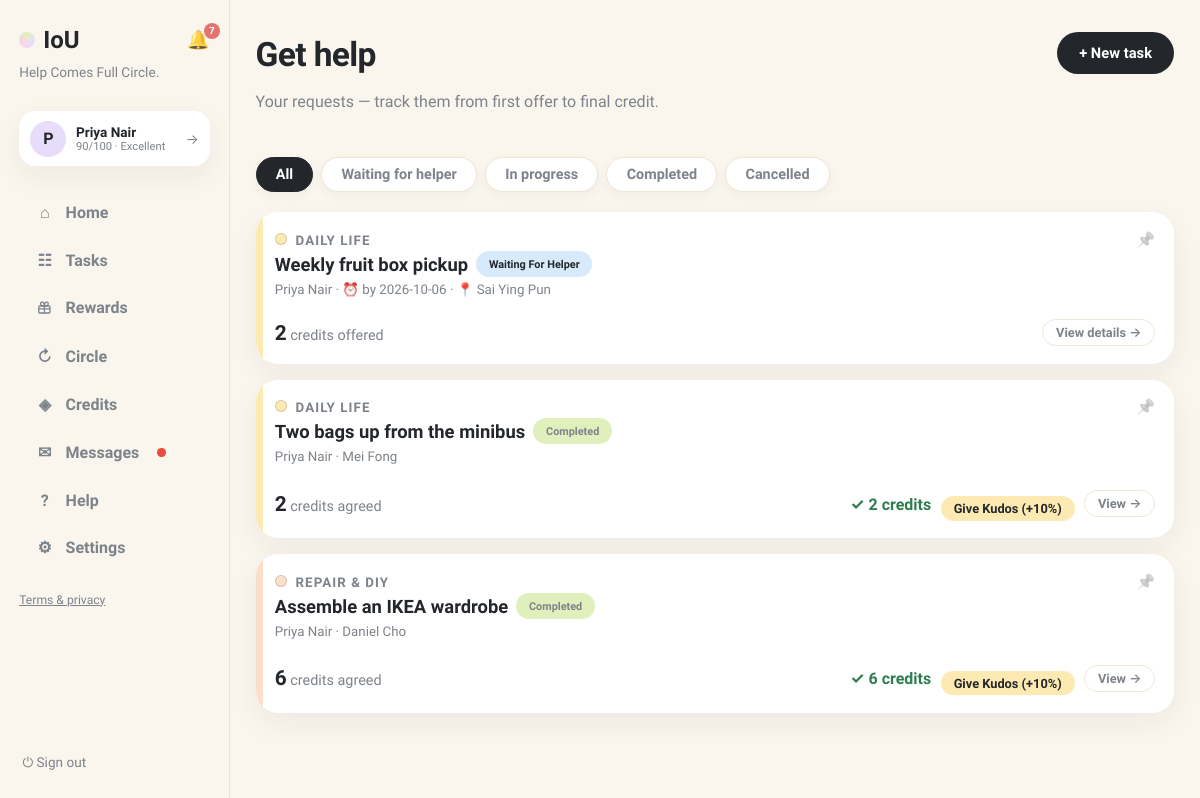
Page /my-posts (signed in) on the committed database.
### tables this page shows
CREATE TABLE users (
                id INTEGER PRIMARY KEY, name TEXT NOT NULL, email TEXT UNIQUE NOT NULL,
                password TEXT NOT NULL, balance INTEGER NOT NULL DEFAULT 0,
                held_balance INTEGER NOT NULL DEFAULT 0,
                is_moderator INTEGER NOT NULL DEFAULT 0
            , language TEXT NOT NULL DEFAULT 'en', address TEXT, district TEXT, hkid TEXT, address_id TEXT, age INTEGER, birthday TEXT, skills TEXT NOT NULL DEFAULT '', community_helper INTEGER NOT NULL DEFAULT 0, created_at TEXT, consent_analytics INTEGER NOT NULL DEFAULT 0, reliability INTEGER NOT NULL DEFAULT 60, account_status TEXT NOT NULL DEFAULT 'active', analytics_consent INTEGER NOT NULL DEFAULT 0, username TEXT, bio TEXT, verification_identity TEXT NOT NULL DEFAULT 'unverified', verification_neighbourhood TEXT NOT NULL DEFAULT 'unverified', vis_photo INTEGER NOT NULL DEFAULT 1, vis_neighbourhood INTEGER NOT NULL DEFAULT 1, vis_skills INTEGER NOT NULL DEFAULT 1, vis_bio INTEGER NOT NULL DEFAULT 1, vis_completed INTEGER NOT NULL DEFAULT 1, vis_circle INTEGER NOT NULL DEFAULT 1, circle_enabled INTEGER NOT NULL DEFAULT 1, circle_notifications INTEGER NOT NULL DEFAULT 1, circle_community_only INTEGER NOT NULL DEFAULT 0, circle_max_distance_km REAL NOT NULL DEFAULT 2.0, circle_availability TEXT NOT NULL DEFAULT '');

CREATE TABLE requests (
                id INTEGER PRIMARY KEY, title TEXT NOT NULL, description TEXT NOT NULL,
                category TEXT NOT NULL, requester_id INTEGER NOT NULL,
                status TEXT NOT NULL DEFAULT 'open', provider_id INTEGER,
                requester_value INTEGER, requester_buffer INTEGER,
                provider_value INTEGER, provider_buffer INTEGER,
                agreed_value INTEGER, negotiation_deadline TEXT,
                effort_minutes INTEGER, complexity INTEGER, quality_score INTEGER,
                completed_at TEXT,
                created_at TEXT NOT NULL, location TEXT, needed_by TEXT, urgency TEXT, meetup_date TEXT, meetup_time TEXT, meetup_location TEXT, preferred_time TEXT, completion_note TEXT, completion_evidence TEXT, confirm_requester INTEGER NOT NULL DEFAULT 0, confirm_provider INTEGER NOT NULL DEFAULT 0, started_at TEXT, provider_completed_at TEXT, requester_confirmed_at TEXT, release_at TEXT, proof_path TEXT, proof_status TEXT, dispute_eligible INTEGER NOT NULL DEFAULT 1, dispute_window_days INTEGER NOT NULL DEFAULT 3, settlement_value INTEGER, circle_id INTEGER, cancel_requested_by INTEGER, cancel_reason TEXT, cancel_compensation INTEGER NOT NULL DEFAULT 0, evidence_required INTEGER NOT NULL DEFAULT 1, duration_minutes INTEGER NOT NULL DEFAULT 0, community_id INTEGER, visibility TEXT NOT NULL DEFAULT 'public', reservation_status TEXT NOT NULL DEFAULT 'public', selected_by_user_id INTEGER, was_ever_reserved INTEGER NOT NULL DEFAULT 0,
                FOREIGN KEY(requester_id) REFERENCES users(id),
                FOREIGN KEY(provider_id) REFERENCES users(id)
            );

### app.py (the view)
@app.get("/my-posts", response_class=HTMLResponse)
def my_posts(request: Request):
    user = current_user(request)
    if not user:
        return RedirectResponse("/login", status_code=303)
    with db() as connection:
        requests, recommendations = load_board(connection)
        pinned_ids = {row["request_id"] for row in connection.execute(
            "SELECT request_id FROM pins WHERE user_id=?", (user["id"],)).fetchall()}
        mine = [item for item in requests if item["requester_id"] == user["id"]]
        mine.sort(key=lambda i: i["id"] not in pinned_ids)
        my_open = [item for item in mine if item["status"] == "open"]
        my_active = [item for item in mine if item["status"] not in ("completed", "resolved", "open", "cancelled")]
        my_cancelled = [item for item in mine if item["status"] == "cancelled"]
        my_completed = [item for item in mine if item["status"] in ("completed", "resolved")]
        history = load_history(connection, user["id"])
        disputes = load_disputes(connection)
    return render(
        request,
        "my_posts.html",
        page="posts",
        my_open=my_open,
        my_active=my_active,
        my_cancelled=my_cancelled,
        my_completed=my_completed,
        history=history,
        disputes=disputes,
        recommendations=recommendations,
        pinned_ids=pinned_ids,
        task_categories=TASK_CATEGORIES,
    )

### templates/my_posts.html (shortened to what this page needs)
{% extends "base.html" %}
{% block content %}
<header class="page-head">
  <div>
    <h1>Get help</h1>
    <p class="muted">Your requests — track them from first offer to final credit.</p>
  </div>
  <a class="btn-primary" href="/new-request">+ New task</a>
</header>
<div class="tabs" id="tabs">
  <button class="tab active" data-tab="all">All</button>
  <button class="tab" data-tab="open">Waiting for helper</button>
  <button class="tab" data-tab="active">In progress</button>
  <button class="tab" data-tab="done">Completed</button>
  <button class="tab" data-tab="cancelled">Cancelled</button>
</div>
<div class="card-list" id="post-list">
  {% for item in my_open %}<div class="post-item" data-group="open">{% include "manage_card.html" %}</div>{% endfor %}
  {% for item in my_completed %}<div class="post-item" data-group="done">{% include "manage_card.html" %}</div>{% endfor %}
</div>
{% endblock %}

### templates/base.html (shortened to what this page needs)
<!doctype html>
<html lang="en"><head><link rel="stylesheet" href="/static/style.css"></head>
<body class="app-body">
<nav class="sidebar">
  <div class="brand-row">
    <a class="brand" href="/"><span class="brand-dot"></span>IoU</a>
    {% if user %}
    <a class="bell {% if page == 'notifications' %}active{% endif %}" href="/notifications" title="Notifications">🔔{% if unread_notifs or unread_msgs %}<span class="bell-badge">{{ (unread_notifs or 0) + (unread_msgs or 0) }}</span>{% endif %}</a>
    {% endif %}
  </div>
  <p class="brand-tag">Help Comes Full Circle.</p>
  {% if user %}
  <a class="side-user" href="/profile" title="Your profile">
    <div class="avatar">{{ user.name[0] }}</div>
    {% set sc = user.reliability if user.reliability is not none else 60 %}
    {% set lab = 'Suspended' if sc <= 0 else ('Restricted' if sc < 30 else ('Limited' if sc < 60 else ('Strong' if sc < 80 else 'Excellent'))) %}
    <div class="sidebar-user-meta"><b>{{ user.name }}</b>
      <small>{{ sc }}/100 · {{ lab }}</small>
    </div>
    <span class="side-user-arrow">→</span>
  </a>
  <div class="nav-links">
    <a class="nav-link {% if page == 'home' %}active{% endif %}" href="/"><span class="nav-ico">⌂</span>Home</a>
    <a class="nav-link {% if page == 'browse' %}active{% endif %}" href="/browse"><span class="nav-ico">☷</span>Tasks</a>
    <a class="nav-link " href="/rewards"><span class="nav-ico"></span>Rewards</a>
    <a class="nav-link {% if page == 'circle' %}active{% endif %}" href="/chain-invitations"><span class="nav-ico">↻</span>Circle{% if circle_pending %}<span class="unread-dot"></span>{% endif %}</a>
    <a class="nav-link {% if page == 'credits' %}active{% endif %}" href="/history"><span class="nav-ico">◈</span>Credits</a>
    <a class="nav-link {% if page == 'messages' %}active{% endif %}" href="/messages"><span class="nav-ico">✉</span>Messages{% if unread_msgs %}<span class="unread-dot"></span>{% endif %}</a>
    <a class="nav-link {% if page == 'help' %}active{% endif %}" href="/help"><span class="nav-ico">?</span>Help</a>
    <a class="nav-link {% if page == 'account' %}active{% endif %}" href="/account"><span class="nav-ico">⚙</span>Settings</a>
  </div>
  <p class="nav-footer"><a href="/legal">Terms &amp; privacy</a></p>
  <form method="post" action="/logout" class="side-logout"><button class="link-button" title="Sign out">⏻ Sign out</button></form>
  {% else %}
  <div class="nav-links">
    <a class="nav-link" href="/login"><span class="nav-ico">→</span>Sign in</a>
    <a class="nav-link" href="/register"><span class="nav-ico">＋</span>Create account</a>
  </div>
  <p class="nav-footer"><a href="/legal">Terms &amp; privacy</a></p>
  {% endif %}
</nav>
<main class="content {% block content_class %}{% endblock %}">{% block content %}{% endblock %}</main>
</body></html>

### templates/manage_card.html (shortened to what this page needs)
<article class="card request-card browse-card manage-card cat-{{ item.category|slug }}">
  <div class="row">
    <div class="card-head">
      <span class="cat-dot cat-{{ item.category|slug }}"></span>
      <small class="cat-name">{{ item.category }}</small>
      <h2><a class="title-link" href="/requests/{{ item.id }}">{{ item.title }}</a>
        <span class="status s-{{ item.status }}">{{ status_labels[item.status] if status_labels is defined and item.status in status_labels else item.status.replace('_',' ') }}</span>
      </h2>
      <small class="muted browse-meta">
        {{ item.requester_name }}{% if item.provider_name %} · {{ item.provider_name }}{% endif %}
        {% if item.preferred_time %} · 🕒 {{ item.preferred_time|replace('T',' ') }}{% elif item.needed_by %} · ⏰ by {{ item.needed_by }}{% endif %}
        {% if item.location %} · 📍 {{ item.location }}{% endif %}
      </small>
    </div>
    <div class="badge-col">
      {% if pinned_ids is defined %}
      <form method="post" action="/requests/{{ item.id }}/pin" class="pin-form"><button class="pin-btn " title="{% if item.id in pinned_ids %}Unpin{% else %}Pin to top{% endif %}">📌</button></form>
      {% endif %}
    </div>
  </div>
  <div class="card-cta manage-cta">
    <span class="browse-offer manage-credits">
      {% if item.agreed_value %}<b>{{ item.agreed_value }}</b> credits agreed
      {% elif item.status == 'negotiating' and item.provider_value %}<b>{{ item.provider_value if item.requester_id == user.id else item.requester_value }}</b> credits on the table
      {% else %}<b>{{ item.requester_value }}</b> credits offered{% endif %}
    </span>
    {% if item.status == 'open' %}
      <a class="btn-ghost btn-sm" href="/requests/{{ item.id }}">View details →</a>
    {% elif item.status == 'negotiating' %}
      <a class="btn-primary btn-sm" href="/chat/{{ item.id }}">💬 Continue in chat</a>
    {% elif item.status == 'agreement_pending' %}
      <a class="btn-primary btn-sm" href="/chat/{{ item.id }}">Confirm exchange →</a>
    {% elif item.status == 'confirmed' %}
      <a class="btn-primary btn-sm" href="/chat/{{ item.id }}">📅 Schedule meetup</a>
    {% elif item.status == 'scheduled' %}
      <small class="muted">📅 {{ item.meetup_date }} {{ item.meetup_time }}</small><a class="btn-primary btn-sm" href="/chat/{{ item.id }}">Open workspace →</a>
    {% elif item.status == 'in_progress' %}
      {% if item.provider_id == user.id %}<a class="btn-primary btn-sm" href="/chat/{{ item.id }}">Mark as complete →</a>
      {% else %}<a class="btn-ghost btn-sm" href="/chat/{{ item.id }}">💬 Open chat</a>{% endif %}
    {% elif item.status == 'completion_submitted' %}
      {% if item.requester_id == user.id %}<a class="btn-primary btn-sm" href="/chat/{{ item.id }}">Review completion →</a>
      {% else %}<a class="btn-ghost btn-sm" href="/requests/{{ item.id }}">View details →</a>{% endif %}
    {% elif item.status == 'disputed' %}
      <a class="btn-primary btn-sm" href="/chat/{{ item.id }}">⚖️ Resolve dispute</a>
    {% elif item.status == 'human_review' %}
      <small class="muted">Moderator reviewing…</small><a class="btn-ghost btn-sm" href="/requests/{{ item.id }}">View →</a>
    {% elif item.status in ('completed','resolved') %}
      <span class="success">✓ {{ item.agreed_value }} credits</span>
      {% if item.requester_id == user.id %}{% set transaction = history | selectattr('request_id', 'equalto', item.id) | first %}{% if transaction and transaction.kudos_given %}<small class="kudos-done">Kudos sent</small>{% else %}<form method="post" action="/requests/{{ item.id }}/kudos"><input type="hidden" name="next" value="{{ next or '' }}"><button class="kudos-button btn-sm">Give Kudos (+10%)</button></form>{% endif %}{% endif %}
      <a class="btn-ghost btn-sm" href="/requests/{{ item.id }}">View →</a>
    {% endif %}
  </div>
</article>

### rows in the picture
users: name "P", name "Priya Nair"
requests: category "DAILY LIFE", title "Weekly fruit box pickup", status "Waiting For Helper", requester_name "Priya Nair", needed_by "2026-10-06", location "Sai Ying Pun", requester_value "2"
requests: category "DAILY LIFE", title "Two bags up from the minibus", status "Completed", requester_name "Priya Nair", provider_name "Mei Fong", agreed_value "2"
requests: category "REPAIR & DIY", title "Assemble an IKEA wardrobe", status "Completed", requester_name "Priya Nair", provider_name "Daniel Cho", agreed_value "6"

### other values in the picture
{{ (unread_notifs or 0) + (unread_msgs or 0) }} "7"
{{ sc }} "90"
{{ lab }} "Excellent"
